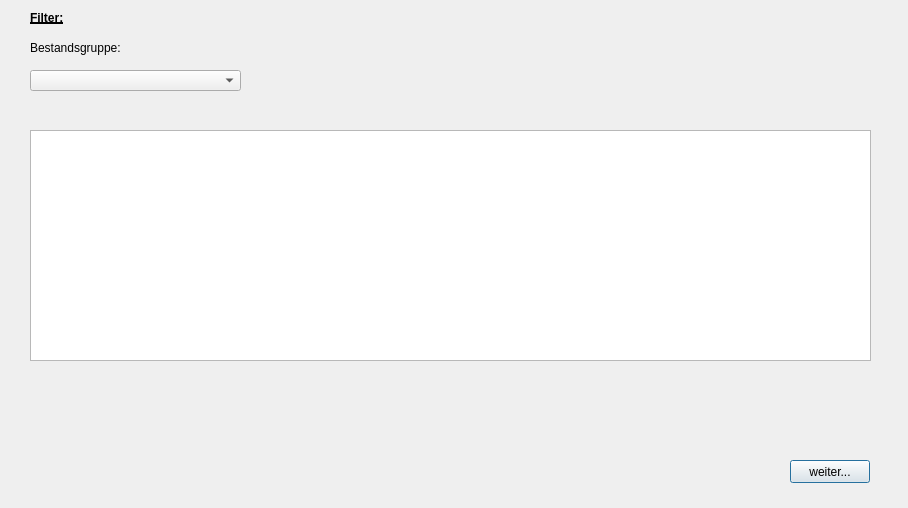
<?xml version="1.0" encoding="UTF-8"?>
<ui version="4.0">
 <class>Dialog</class>
 <widget class="QDialog" name="Dialog">
  <property name="geometry">
   <rect>
    <x>0</x>
    <y>0</y>
    <width>908</width>
    <height>508</height>
   </rect>
  </property>
  <property name="windowTitle">
   <string>Dialog</string>
  </property>
  <widget class="QPushButton" name="pushButton_weiter">
   <property name="geometry">
    <rect>
     <x>790</x>
     <y>460</y>
     <width>80</width>
     <height>23</height>
    </rect>
   </property>
   <property name="text">
    <string>weiter...</string>
   </property>
  </widget>
  <widget class="QTableWidget" name="tableWidget_Bilanz">
   <property name="geometry">
    <rect>
     <x>30</x>
     <y>130</y>
     <width>841</width>
     <height>231</height>
    </rect>
   </property>
  </widget>
  <widget class="QComboBox" name="comboBox_avbg">
   <property name="geometry">
    <rect>
     <x>30</x>
     <y>70</y>
     <width>211</width>
     <height>21</height>
    </rect>
   </property>
  </widget>
  <widget class="QLabel" name="label">
   <property name="geometry">
    <rect>
     <x>30</x>
     <y>10</y>
     <width>57</width>
     <height>15</height>
    </rect>
   </property>
   <property name="font">
    <font>
     <weight>75</weight>
     <bold>true</bold>
     <underline>true</underline>
    </font>
   </property>
   <property name="text">
    <string>Filter:</string>
   </property>
  </widget>
  <widget class="QLabel" name="label_2">
   <property name="geometry">
    <rect>
     <x>30</x>
     <y>40</y>
     <width>211</width>
     <height>16</height>
    </rect>
   </property>
   <property name="text">
    <string>Bestandsgruppe:</string>
   </property>
  </widget>
 </widget>
 <resources/>
 <connections/>
</ui>
